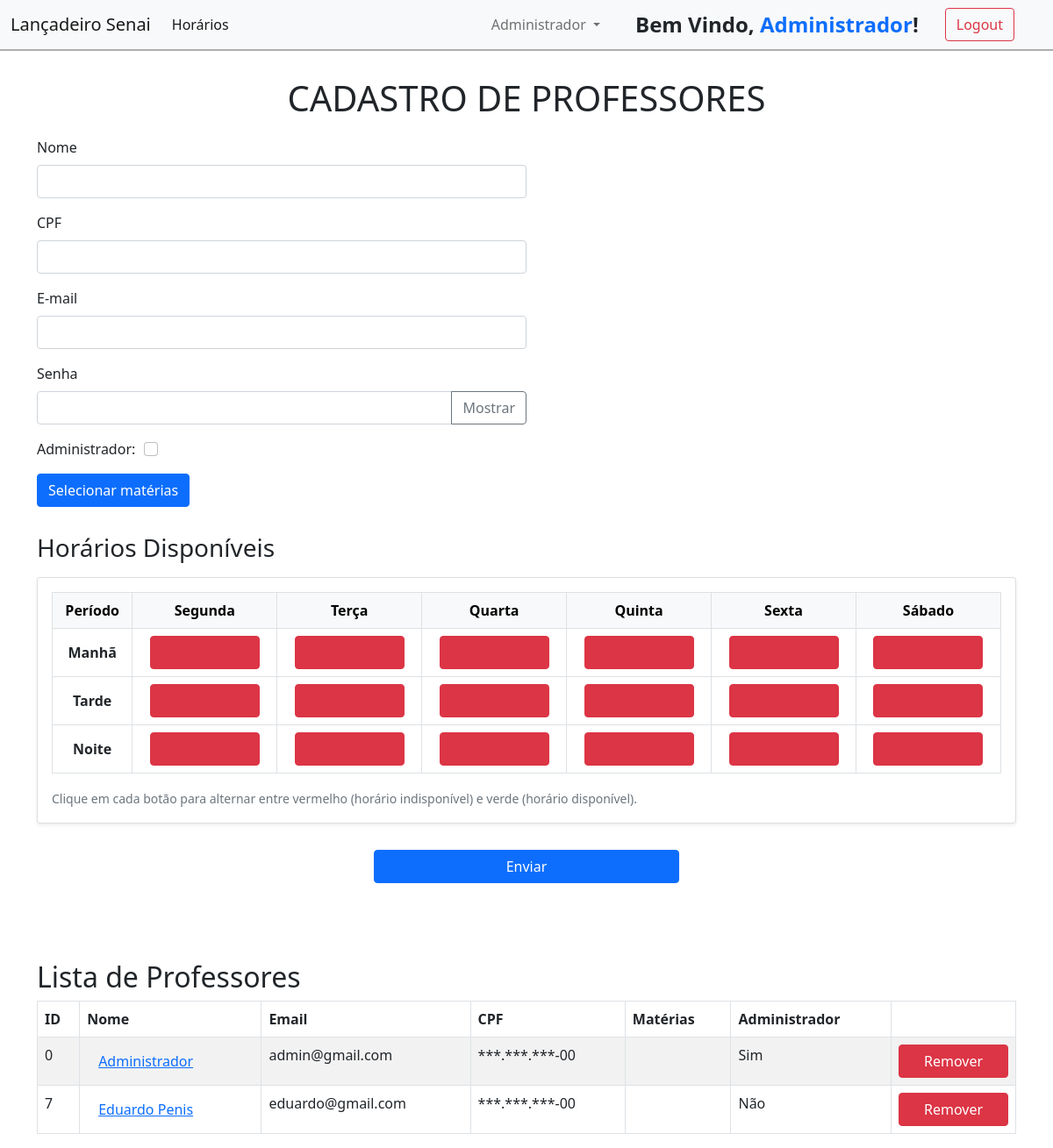
The app's page /pages/adm_professores.php (signed in), older data.
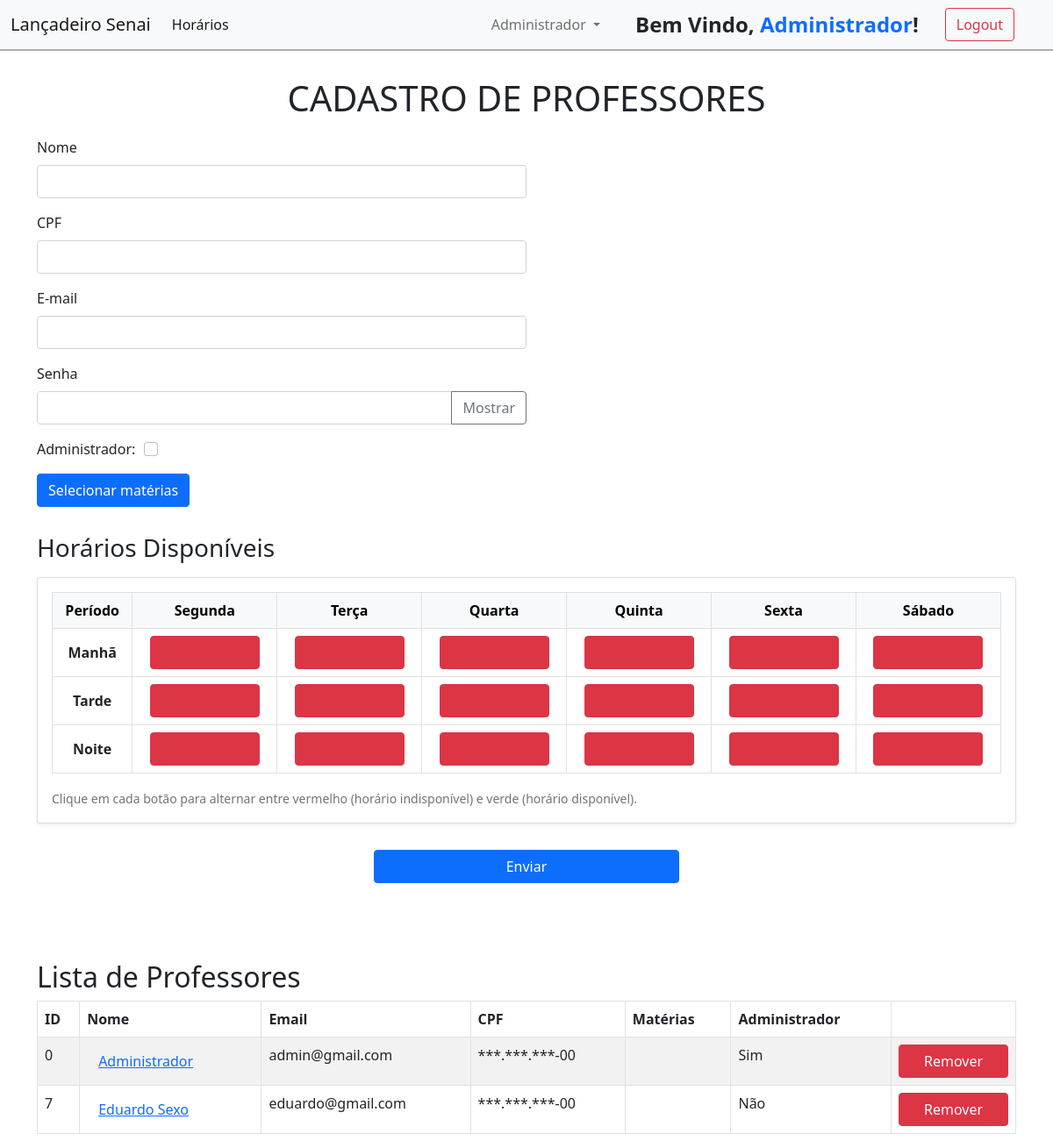
The same page, newer data.
### tables this page shows
CREATE TABLE IF NOT EXISTS `professores` (
  `id_professor` int NOT NULL AUTO_INCREMENT,
  `nome_professor` varchar(100) NOT NULL,
  `email` varchar(100) NOT NULL,
  `senha` varchar(100) NOT NULL,
  `admin` tinyint(1) NOT NULL,
  `cpf` varchar(100) NOT NULL,
  `horarios` varchar(100) NOT NULL,
  `materias` varchar(1000) NOT NULL,
  PRIMARY KEY (`id_professor`)
);

### pages/adm_professores.php (the view, shortened to what this page needs)
<!DOCTYPE html>
<html lang="pt-br">
<head>
    <link rel="stylesheet" href="../bootstrap-styles/bootstrap.css" />
</head>
<body>
    <?php include '../components/navbar.php'; ?>
    <form action="../methods/post_professores.php" method="POST">
        <div class="container mt-4">
            <h1 style="margin-bottom: 20px; text-align: center;">CADASTRO DE PROFESSORES</h1>
            <div class="mb-3">
                <label id="nome" for="exampleInputEmail1" class="label-adictional-style form-label">Nome</label>
                <input class="form-control" name="nome_professor" aria-describedby="emailHelp" />
            </div>
            <div class="mb-3">
                <label id="cpf" for="exampleInputPassword1" class="label-adictional-style form-label">CPF</label>
                <input name="cpf" id="cpf" type="text" class="form-control" maxlength="11" oninput="mascara(this)" />
            </div>
            <div class="mb-3">
                <label id="email" for="exampleInputPassword1" class="label-adictional-style form-label">E-mail</label>
                <input name="email" type="email" class="form-control" />
            </div>
            <div class="mb-3">
                <label id="senha" for="exampleInputPassword1" class="label-adictional-style form-label">Senha</label>
                <div class="input-group">
                    <input style="position: static !important;" name="senha" type="password" class="form-control"
                        id="senhaInput" />
                    <button type="button" class="btn btn-outline-secondary" id="toggleSenha" tabindex="-1">
                        Mostrar
                    </button>
                </div>
            </div>
            <div id="adm-div" class="mb-3">
                <label id="admin" for="exampleInputPassword1" class="label-adictional-style form-label">Administrador: </label>
                <input onclick="toggleValue()" class="form-check-input" type="checkbox" name="admin" id="adminSim" value="0"></input>
            </div>
            <button type="button" class="btn btn-primary" data-bs-toggle="modal" data-bs-target="#materiasModal">
                Selecionar matérias
            </button>
        </div>
        <div class="container">
            <div style="margin-top: 30px;" class="d-flex justify-content-between align-items-center mb-3">
                <h3 class="m-0" style="font-size: 1.75rem; font-weight: 500;">Horários Disponíveis</h3>
            </div>
            <div class="card shadow-sm">
                <div class="card-body">
                    <div class="table-responsive">
                        <table class="table table-bordered table-fixed align-middle">
                            <thead class="table-light">
                                <tr>
                                    <th class="text-center">Período</th>
                                    <th class="text-center">Segunda</th>
                                    <th class="text-center">Terça</th>
                                    <th class="text-center">Quarta</th>
                                    <th class="text-center">Quinta</th>
                                    <th class="text-center">Sexta</th>
                                    <th class="text-center">Sábado</th>
                                </tr>
                            </thead>
                            <tbody name="horarios">
                                <tr>
                                    <td style="text-align: center;" class="td-center"><strong>Manhã</strong></td>
                                    <td id="segunda-manha" class="td-content" class="td-center"><input type="button"
                                            class="btn toggle-btn btn-danger" data-day="segunda" data-period="manha"
                                            aria-pressed="false"></input></td>
                                    <td id="terca-manha" class="td-content" class="td-center"><input type="button"
                                            class="btn toggle-btn btn-danger" data-day="terca" data-period="manha"
                                            aria-pressed="false"></input></td>
                                    <td id="quarta-manha" class="td-content" class="td-center"><input type="button"
                                            class="btn toggle-btn btn-danger" data-day="quarta" data-period="manha"
                                            aria-pressed="false"></input></td>
                                    <td id="quinta-manha" class="td-content" class="td-center"><input type="button"
                                            class="btn toggle-btn btn-danger" data-day="quinta" data-period="manha"
                                            aria-pressed="false"></input></td>
                                    <td id="sexta-manha" class="td-content" class="td-center"><input type="button"
                                            class="btn toggle-btn btn-danger" data-day="sexta" data-period="manha"
                                            aria-pressed="false"></input></td>
                                    <td id="sabado-manha" class="td-content" class="td-center"><input type="button"
                                            class="btn toggle-btn btn-danger" data-day="sabado" data-period="manha"
                                            aria-pressed="false"></input></td>
                                </tr>
                                <tr>
                                    <td style="text-align: center;" class="td-center"><strong>Tarde</strong></td>
                                    <td id="segunda-tarde" class="td-content" class="td-center"><input type="button"
                                            class="btn toggle-btn btn-danger" data-day="segunda" data-period="tarde"
                                            aria-pressed="false"></input></td>
                                    <td id="terca-tarde" class="td-content" class="td-center"><input type="button"
                                            class="btn toggle-btn btn-danger" data-day="terca" data-period="tarde"
                                            aria-pressed="false"></input></td>
                                    <td id="quarta-tarde" class="td-content" class="td-center"><input type="button"
                                            class="btn toggle-btn btn-danger" data-day="quarta" data-period="tarde"
                                            aria-pressed="false"></input></td>
                                    <td id="quinta-tarde" class="td-content" class="td-center"><input type="button"
                                            class="btn toggle-btn btn-danger" data-day="quinta" data-period="tarde"
                                            aria-pressed="false"></input></td>
                                    <td id="sexta-tarde" class="td-content" class="td-center"><input type="button"
                                            class="btn toggle-btn btn-danger" data-day="sexta" data-period="tarde"
                                            aria-pressed="false"></input></td>
                                    <td id="sabado-tarde" class="td-content" class="td-center"><input type="button"
                                            class="btn toggle-btn btn-danger" data-day="sabado" data-period="tarde"
                                            aria-pressed="false"></input></td>
                                </tr>
                                <tr>
                                    <td style="text-align: center;" class="td-center"><strong>Noite</strong></td>
                                    <td id="segunda-noite" class="td-content" class="td-center"><input type="button"
                                            class="btn toggle-btn btn-danger" data-day="segunda" data-period="noite"
                                            aria-pressed="false"></input></td>
                                    <td id="terca-noite" class="td-content" class="td-center"><input type="button"
                                            class="btn toggle-btn btn-danger" data-day="terca" data-period="noite"
                                            aria-pressed="false"></input></td>
                                    <td id="quarta-noite" class="td-content" class="td-center"><input type="button"
                                            class="btn toggle-btn btn-danger" data-day="quarta" data-period="noite"
                                            aria-pressed="false"></input></td>
                                    <td id="quinta-noite" class="td-content" class="td-center"><input type="button"
                                            class="btn toggle-btn btn-danger" data-day="quinta" data-period="noite"
                                            aria-pressed="false"></input></td>
                                    <td id="sexta-noite" class="td-content" class="td-center"><input type="button"
                                            class="btn toggle-btn btn-danger" data-day="sexta" data-period="noite"
                                            aria-pressed="false"></input></td>
                                    <td id="sabado-noite" class="td-content" class="td-center"><input type="button"
                                            class="btn toggle-btn btn-danger" data-day="sabado" data-period="noite"
                                            aria-pressed="false"></input></td>
                                </tr>
                            </tbody>
                        </table>
                    </div>
                    <small class="text-muted">Clique em cada botão para alternar entre vermelho (horário indisponível) e
                        verde
                        (horário disponível).</small>
                </div>
            </div>
        </div>
        <button type="submit" class="btn btn-primary" style="margin-top: 30px; width: 30%;">Enviar</button>
    </form>
</body>
</html>
<?php
include "../connection.php";
$sql = "SELECT
            p.id_professor,
            p.nome_professor,
            p.email,
            p.admin,
            p.cpf,
            GROUP_CONCAT(m.nome_materia SEPARATOR ', ') AS materias
        FROM professores p
        LEFT JOIN professor_materia pm ON p.id_professor = pm.id_professor
        LEFT JOIN materias m ON pm.id_materia = m.id_materia
        GROUP BY p.id_professor";
$result = $connection->query($sql);
function mascararCPF($cpf) {
    $cpf = preg_replace('/\D/', '', $cpf);
    if (strlen($cpf) === 11) {
        return "***.***.***-" . substr($cpf, -2);
    } else {
        return "CPF inválido";
    }
}
if ($result->num_rows > 0) {
    echo '<div class="container mt-4">';
    echo '<h2>Lista de Professores</h2>';
    echo '<table class="table table-striped table-hover table-bordered">';
    echo '<thead><tr>
            <th>ID</th>
            <th>Nome</th>
            <th>Email</th>
            <th>CPF</th>
            <th>Matérias</th>
            <th>Administrador</th>
            <th style="width: 0 !important"></th>
          </tr></thead><tbody>';
    while ($row = $result->fetch_assoc()) {
        $cpf_mascarado = mascararCPF($row['cpf']);
        echo "<tr>";
        echo "<td>{$row['id_professor']}</td>";
        echo "<td><a onclick='openModal(\"{$row['nome_professor']}\", \"{$row['email']}\", \"{$cpf_mascarado}\")' class='btn btn-link'>{$row['nome_professor']}</a></td>";
        echo "<td>{$row['email']}</td>";
        echo "<td>{$cpf_mascarado}</td>";
        echo "<td>{$row['materias']}</td>";
        if ($row['admin'] == 1) {
            echo "<td>Sim</td>";
        } else {
            echo "<td>Não</td>";
        }
        echo '<td><a href="../methods/delete_professores.php?id_professor=' . $row["id_professor"] . '" class="btn btn-danger" onclick="return confirm(\'Tem certeza que deseja remover este usuário?\')">Remover</a></td>';
        echo "</tr>";
    }
    echo '</tbody></table></div>';
} else {
    echo '<div class="container mt-4"><div class="alert alert-warning">Nenhum professor cadastrado.</div></div>';
}
?>

### components/navbar.php (shortened to what this page needs)
<?php
echo '
    <nav style="margin: 0; border-bottom: solid #0000004d 2px; position: fixed; width: 100vw;" class="navbar navbar-expand-lg navbar-light bg-light">
        <div class="container-fluid">
        <a class="navbar-brand" href="./home.php">Lançadeiro Senai</a>
        <button class="navbar-toggler" type="button" data-bs-toggle="collapse" data-bs-target="#navbarSupportedContent" aria-controls="navbarSupportedContent" aria-expanded="false" aria-label="Toggle navigation">
            <span class="navbar-toggler-icon"></span>
        </button>
        <div class="collapse navbar-collapse" id="navbarSupportedContent">
            <ul class="navbar-nav me-auto mb-2 mb-lg-0" style="width: -webkit-fill-available; justify-content: space-between; margin: 0;">
            <li class="nav-item">
                <a class="nav-link active" aria-current="page" href="#">Horários</a>
            </li>
';
if (isset($_SESSION['admin']) && $_SESSION['admin'] == 1) {
    echo '
        <li class="nav-item dropdown">
            <a class="nav-link dropdown-toggle" href="#" id="navbarDropdown" role="button" data-bs-toggle="dropdown" aria-expanded="false">
            Administrador
            </a>
            <ul class="dropdown-menu" aria-labelledby="navbarDropdown">
            <li><a class="dropdown-item" href="./adm_professores.php">Professores</a></li>
            <li><a class="dropdown-item" href="./adm_materias.php">Disciplinas</a></li>
            <li>
                <hr class="dropdown-divider">
            </li>
            <li>
                <a class="dropdown-item" href="#">Horários</a>
            </li>
            </ul>
        </li>
        </ul>
        </div>';
}
echo '<ul class="d-flex" style="margin: 0;">';
if (isset($_SESSION['id_professor'])) {
    echo '<p style="margin: 0; font-weight: 600; font-size: 1.5rem;">Bem Vindo, <spam style="color: #0d6efd;">' . $_SESSION['nome_professor'] . '</spam>!</p>';
    echo '<a style="margin-right: 32px;" href="../methods/logout.php" class="btn btn-outline-danger">Logout</a>';
} else {
    echo '<a style="margin-right: 32px;" href="../index.php" class="btn btn-outline-success">Login</a>';
}
echo '</ul>';
echo '
    </div>
    </nav>
';
?>

### pages/adm_professores.php (style rules this page uses)
.mt-4 { margin-top: 5.5rem !important; }
.mb-3 { width: 50%; }
form { display: flex; justify-content: center; flex-direction: column; align-items: center; padding: 0 20px; }
.btn-danger { align-self: center; height: max-content; width: 125px; }
.td-content { text-align: center; }
.card { position: static !important; }
#adm-div { display: flex; align-items: center; gap: 10px; }
#adm-div .form-label { margin: 0; }
.form-check-input { margin: 0; margin-right: 5px; }
.d-flex { display: flex !important; align-items: center; gap: 30px; }

Row changes from the older to the newer data that the page shows:
changed professores "eduardo@gmail.com": nome_professor "Eduardo Penis" → "Eduardo Sexo"
